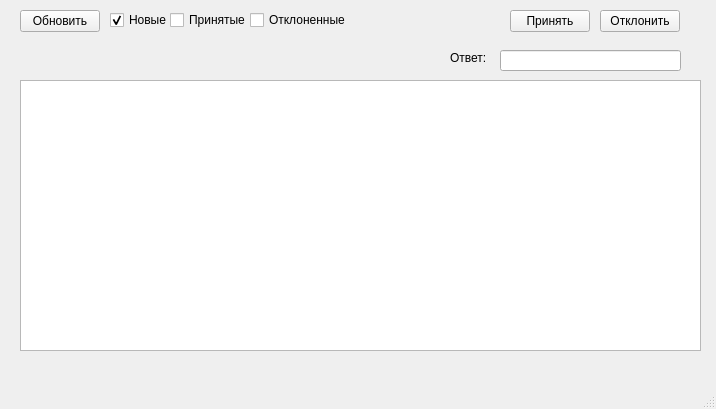
<?xml version="1.0" encoding="UTF-8"?>
<ui version="4.0">
 <class>MainWindow</class>
 <widget class="QMainWindow" name="MainWindow">
  <property name="geometry">
   <rect>
    <x>0</x>
    <y>0</y>
    <width>716</width>
    <height>409</height>
   </rect>
  </property>
  <property name="windowTitle">
   <string>MainWindow</string>
  </property>
  <widget class="QWidget" name="centralwidget">
   <widget class="QTableWidget" name="requestsTableWidget">
    <property name="geometry">
     <rect>
      <x>20</x>
      <y>80</y>
      <width>681</width>
      <height>271</height>
     </rect>
    </property>
   </widget>
   <widget class="QPushButton" name="updateButton">
    <property name="geometry">
     <rect>
      <x>20</x>
      <y>10</y>
      <width>80</width>
      <height>22</height>
     </rect>
    </property>
    <property name="text">
     <string>Обновить</string>
    </property>
   </widget>
   <widget class="QCheckBox" name="newCheckBox">
    <property name="geometry">
     <rect>
      <x>110</x>
      <y>10</y>
      <width>61</width>
      <height>20</height>
     </rect>
    </property>
    <property name="text">
     <string>Новые</string>
    </property>
    <property name="checked">
     <bool>true</bool>
    </property>
   </widget>
   <widget class="QCheckBox" name="allowCheckBox">
    <property name="geometry">
     <rect>
      <x>170</x>
      <y>10</y>
      <width>81</width>
      <height>20</height>
     </rect>
    </property>
    <property name="text">
     <string>Принятые</string>
    </property>
   </widget>
   <widget class="QCheckBox" name="denyCheckBox">
    <property name="geometry">
     <rect>
      <x>250</x>
      <y>10</y>
      <width>101</width>
      <height>20</height>
     </rect>
    </property>
    <property name="text">
     <string>Отклоненные</string>
    </property>
   </widget>
   <widget class="QLabel" name="labelSelected">
    <property name="geometry">
     <rect>
      <x>350</x>
      <y>12</y>
      <width>131</width>
      <height>16</height>
     </rect>
    </property>
    <property name="text">
     <string/>
    </property>
   </widget>
   <widget class="QPushButton" name="allowButton">
    <property name="geometry">
     <rect>
      <x>510</x>
      <y>10</y>
      <width>80</width>
      <height>22</height>
     </rect>
    </property>
    <property name="text">
     <string>Принять</string>
    </property>
   </widget>
   <widget class="QPushButton" name="denyButton">
    <property name="geometry">
     <rect>
      <x>600</x>
      <y>10</y>
      <width>80</width>
      <height>22</height>
     </rect>
    </property>
    <property name="text">
     <string>Отклонить</string>
    </property>
   </widget>
   <widget class="QLineEdit" name="answerEdit">
    <property name="geometry">
     <rect>
      <x>500</x>
      <y>50</y>
      <width>181</width>
      <height>21</height>
     </rect>
    </property>
   </widget>
   <widget class="QLabel" name="label">
    <property name="geometry">
     <rect>
      <x>450</x>
      <y>50</y>
      <width>41</width>
      <height>16</height>
     </rect>
    </property>
    <property name="text">
     <string>Ответ:</string>
    </property>
   </widget>
  </widget>
  <widget class="QMenuBar" name="menubar">
   <property name="geometry">
    <rect>
     <x>0</x>
     <y>0</y>
     <width>716</width>
     <height>21</height>
    </rect>
   </property>
  </widget>
  <widget class="QStatusBar" name="statusbar"/>
 </widget>
 <resources/>
 <connections/>
</ui>
